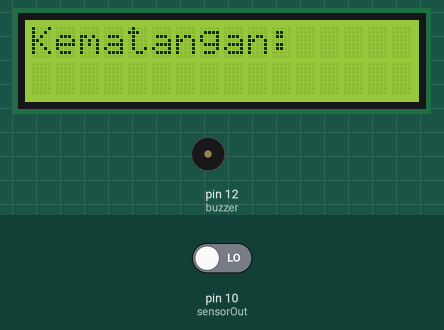
Simulated run of this sketch. Board: Arduino Uno, built with avr-gcc and run on an emulated ATmega328P. Parts: 16×2 character LCD, buzzer (waves = sounding, pin HIGH). The inputs (shaded band) are chosen by the test bench; at power-on: pin 10 (sensorOut) LOW. Pins used as bus, display or sensor lines are not drawn.

Above: at 0.1 s.

The sketch:

Fruit-Ripe-Sorting-Machine-BasedOn-Color.ino
```cpp
#include <LiquidCrystal_I2C.h>        //Library LCD I2C
LiquidCrystal_I2C lcd(0x27,16,2);     //Alamat I2C

#define buzzer 12

#define S0 2            //S0 pada D2
#define S1 3            //S1 pada D3
#define S2 4            //S2 pada D4
#define S3 5            //S3 pada D5
#define sensorOut 10    //Out sensor pada D10

int frequencyR = 0;      //Variabel penampung data sensor
int frequencyG = 0;
int frequencyB = 0;

void setup() {
  pinMode(S0, OUTPUT);    //Setting I/O
  pinMode(S1, OUTPUT);
  pinMode(S2, OUTPUT);
  pinMode(S3, OUTPUT);
  pinMode(sensorOut, INPUT);

  // Setting frequency-scaling to 20%
  digitalWrite(S0,HIGH);
  digitalWrite(S1,LOW);

  pinMode(buzzer, OUTPUT);

  lcd.init ();            //Mulai LCD
  lcd.setBacklight(HIGH); //Nyalakan backlight
}
void loop() {
  lcd.setCursor(0,0);
  lcd.print("Kematangan:");         //Tampilan

  //Setting baca merah
  digitalWrite(S2,LOW);
  digitalWrite(S3,LOW);
  frequencyR = pulseIn(sensorOut, LOW);
  frequencyR = map(frequencyR, 29,80,255,0);

  //Setting baca hijau
  digitalWrite(S2,HIGH);
  digitalWrite(S3,HIGH);
  frequencyG = pulseIn(sensorOut, LOW);
  frequencyG = map(frequencyG, 31,90,255,0);

  //Setting baca biru
  digitalWrite(S2,LOW);
  digitalWrite(S3,HIGH);
  frequencyB = pulseIn(sensorOut, LOW);
  frequencyB = map(frequencyB, 51,300,255,0);

  if(frequencyR >= 300 && frequencyR <=330){        //Jika rentang warna R,G,B sekian, maka
    if(frequencyG >= 220 && frequencyG <=250){
      if(frequencyB >= 0 && frequencyB <=500){
        lcd.setCursor(0,1);
        lcd.print("Matang");                        //Dinyatakan matang
        digitalWrite(buzzer, HIGH);
        delay(250);
        digitalWrite(buzzer, LOW);
        delay(1000);
      }
    }
  }
  else if(frequencyR >= 260 && frequencyR <=290){   //Jika rentang warna R,G,B sekian, maka
    if(frequencyG >= 280 && frequencyG <=310){
      if(frequencyB >= 0 && frequencyB <=500){
        lcd.setCursor(0,1);
        lcd.print("Mentah");                        //Dinyatakan mentah
        digitalWrite(buzzer, HIGH);
        delay(2000);
        digitalWrite(buzzer, LOW);
        delay(1000);
      }
    }
  }

  delay(1000);
  lcd.clear();
}
```
